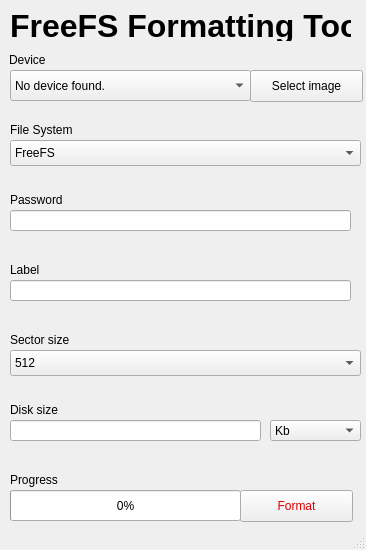
<?xml version="1.0" encoding="UTF-8"?>
<ui version="4.0">
 <class>MainWindow</class>
 <widget class="QMainWindow" name="MainWindow">
  <property name="geometry">
   <rect>
    <x>0</x>
    <y>0</y>
    <width>366</width>
    <height>550</height>
   </rect>
  </property>
  <property name="minimumSize">
   <size>
    <width>366</width>
    <height>550</height>
   </size>
  </property>
  <property name="maximumSize">
   <size>
    <width>366</width>
    <height>550</height>
   </size>
  </property>
  <property name="windowTitle">
   <string>FreeFS Formatting Tool</string>
  </property>
  <widget class="QWidget" name="centralwidget">
   <widget class="QLabel" name="banner">
    <property name="geometry">
     <rect>
      <x>10</x>
      <y>10</y>
      <width>341</width>
      <height>31</height>
     </rect>
    </property>
    <property name="minimumSize">
     <size>
      <width>341</width>
      <height>31</height>
     </size>
    </property>
    <property name="maximumSize">
     <size>
      <width>341</width>
      <height>31</height>
     </size>
    </property>
    <property name="font">
     <font>
      <family>Arial</family>
      <pointsize>24</pointsize>
      <weight>75</weight>
      <bold>true</bold>
     </font>
    </property>
    <property name="text">
     <string>FreeFS Formatting Tool</string>
    </property>
   </widget>
   <widget class="QComboBox" name="device">
    <property name="geometry">
     <rect>
      <x>10</x>
      <y>70</y>
      <width>241</width>
      <height>31</height>
     </rect>
    </property>
    <item>
     <property name="text">
      <string>No device found.</string>
     </property>
    </item>
   </widget>
   <widget class="QLabel" name="banner1">
    <property name="geometry">
     <rect>
      <x>9</x>
      <y>50</y>
      <width>341</width>
      <height>20</height>
     </rect>
    </property>
    <property name="text">
     <string>Device</string>
    </property>
   </widget>
   <widget class="QLabel" name="banner2">
    <property name="geometry">
     <rect>
      <x>10</x>
      <y>120</y>
      <width>341</width>
      <height>20</height>
     </rect>
    </property>
    <property name="text">
     <string>File System</string>
    </property>
   </widget>
   <widget class="QComboBox" name="fs">
    <property name="geometry">
     <rect>
      <x>10</x>
      <y>140</y>
      <width>351</width>
      <height>26</height>
     </rect>
    </property>
    <item>
     <property name="text">
      <string>FreeFS</string>
     </property>
    </item>
    <item>
     <property name="text">
      <string>FreeFS (Encrypted)</string>
     </property>
    </item>
   </widget>
   <widget class="QLabel" name="banner3">
    <property name="geometry">
     <rect>
      <x>10</x>
      <y>190</y>
      <width>341</width>
      <height>20</height>
     </rect>
    </property>
    <property name="text">
     <string>Password</string>
    </property>
   </widget>
   <widget class="QLineEdit" name="password">
    <property name="geometry">
     <rect>
      <x>10</x>
      <y>210</y>
      <width>341</width>
      <height>21</height>
     </rect>
    </property>
    <property name="readOnly">
     <bool>true</bool>
    </property>
   </widget>
   <widget class="QPushButton" name="selImage">
    <property name="geometry">
     <rect>
      <x>250</x>
      <y>70</y>
      <width>113</width>
      <height>32</height>
     </rect>
    </property>
    <property name="text">
     <string>Select image</string>
    </property>
   </widget>
   <widget class="QProgressBar" name="progressBar">
    <property name="geometry">
     <rect>
      <x>10</x>
      <y>490</y>
      <width>231</width>
      <height>31</height>
     </rect>
    </property>
    <property name="value">
     <number>0</number>
    </property>
   </widget>
   <widget class="QLabel" name="banner4">
    <property name="geometry">
     <rect>
      <x>10</x>
      <y>470</y>
      <width>341</width>
      <height>20</height>
     </rect>
    </property>
    <property name="text">
     <string>Progress</string>
    </property>
   </widget>
   <widget class="QPushButton" name="format">
    <property name="geometry">
     <rect>
      <x>240</x>
      <y>490</y>
      <width>113</width>
      <height>32</height>
     </rect>
    </property>
    <property name="styleSheet">
     <string notr="true">color: #d00;</string>
    </property>
    <property name="text">
     <string>Format</string>
    </property>
   </widget>
   <widget class="QLabel" name="banner5">
    <property name="geometry">
     <rect>
      <x>10</x>
      <y>260</y>
      <width>341</width>
      <height>20</height>
     </rect>
    </property>
    <property name="text">
     <string>Label</string>
    </property>
   </widget>
   <widget class="QLineEdit" name="diskLabel">
    <property name="geometry">
     <rect>
      <x>10</x>
      <y>280</y>
      <width>341</width>
      <height>21</height>
     </rect>
    </property>
    <property name="readOnly">
     <bool>false</bool>
    </property>
   </widget>
   <widget class="QComboBox" name="fs_2">
    <property name="geometry">
     <rect>
      <x>10</x>
      <y>350</y>
      <width>351</width>
      <height>26</height>
     </rect>
    </property>
    <item>
     <property name="text">
      <string>512</string>
     </property>
    </item>
    <item>
     <property name="text">
      <string>1024</string>
     </property>
    </item>
    <item>
     <property name="text">
      <string>2048</string>
     </property>
    </item>
    <item>
     <property name="text">
      <string>4096</string>
     </property>
    </item>
    <item>
     <property name="text">
      <string>8192</string>
     </property>
    </item>
   </widget>
   <widget class="QLabel" name="banner7">
    <property name="geometry">
     <rect>
      <x>10</x>
      <y>330</y>
      <width>341</width>
      <height>20</height>
     </rect>
    </property>
    <property name="text">
     <string>Sector size</string>
    </property>
   </widget>
   <widget class="QLabel" name="banner6">
    <property name="geometry">
     <rect>
      <x>10</x>
      <y>400</y>
      <width>341</width>
      <height>20</height>
     </rect>
    </property>
    <property name="text">
     <string>Disk size</string>
    </property>
   </widget>
   <widget class="QLineEdit" name="size">
    <property name="geometry">
     <rect>
      <x>10</x>
      <y>420</y>
      <width>251</width>
      <height>21</height>
     </rect>
    </property>
    <property name="readOnly">
     <bool>false</bool>
    </property>
   </widget>
   <widget class="QComboBox" name="SizeType">
    <property name="geometry">
     <rect>
      <x>270</x>
      <y>420</y>
      <width>91</width>
      <height>21</height>
     </rect>
    </property>
    <item>
     <property name="text">
      <string>Kb</string>
     </property>
    </item>
    <item>
     <property name="text">
      <string>Mb</string>
     </property>
    </item>
    <item>
     <property name="text">
      <string>Gb</string>
     </property>
    </item>
    <item>
     <property name="text">
      <string>Tb</string>
     </property>
    </item>
   </widget>
  </widget>
  <widget class="QStatusBar" name="statusBar"/>
 </widget>
 <resources/>
 <connections/>
</ui>
